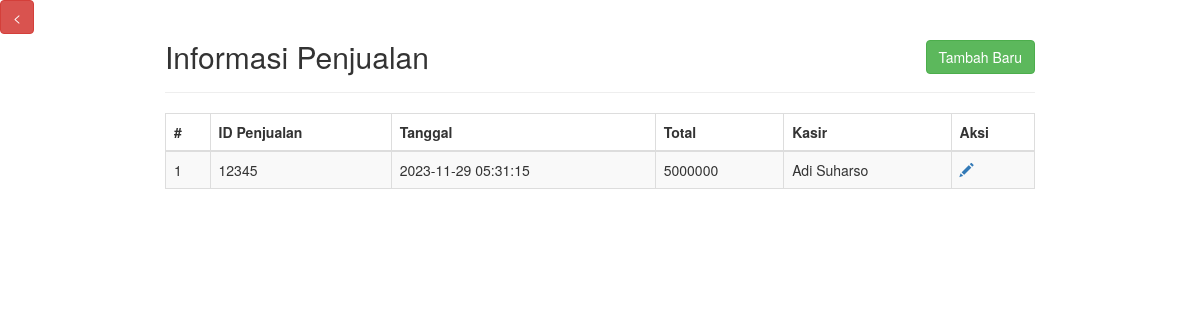
Screenshot of /admin/penjualan/index.php (signed in) with the database file from the repository.
### tables this page shows
CREATE TABLE `rf_penjualan` (
  `id_penjualan` int(11) NOT NULL,
  `waktu_transaksi` datetime NOT NULL,
  `total` float NOT NULL,
  `id_kasir` int(11) DEFAULT NULL
);

CREATE TABLE `kasir` (
  `id_kasir` int(25) NOT NULL,
  `nama_kasir` varchar(50) NOT NULL,
  `alamat` varchar(255) NOT NULL,
  `telp` varchar(25) NOT NULL,
  `nomor_ktp` varchar(50) NOT NULL,
  `username` varchar(50) NOT NULL,
  `password` varchar(50) NOT NULL
);

### admin/penjualan/index.php (the view, shortened to what this page needs)
<!DOCTYPE html>
<html>
<head>
    <link rel="stylesheet" type="text/css" href="https://maxcdn.bootstrapcdn.com/bootstrap/3.4.1/css/bootstrap.css">
<body>
    <a href="../index.php" class="btn btn-danger pull-left">
        <</a>
            <div class="wrapper">
                <div class="container-fluid">
                    <div class="row">
                        <div class="col-md-12">
                            <div class="page-header clearfix">
                                <h2 class="pull-left">Informasi Penjualan</h2>
                                <a href="tampil_add.php" class="btn btn-success pull-right">Tambah Baru</a>
                            </div>
                            <?php
                            require "../../koneksi.php";
                            $i = 1;
                            $sql = "SELECT
                                g.id_penjualan,
                                g.waktu_transaksi,
                                g.total,
                                k.nama_kasir
                            FROM
                                rf_penjualan g
                            INNER JOIN
                                kasir k
                            ON
                                g.id_kasir = k.id_kasir";
                            if ($result = mysqli_query($koneksi, $sql)) {
                                if (mysqli_num_rows($result) > 0) {
                                    echo "<table class='table table-bordered table-striped'>";
                                    echo "<thead>";
                                    echo "<tr>";
                                    echo "<th>#</th>";
                                    echo "<th>ID Penjualan</th>";
                                    echo "<th>Tanggal</th>";
                                    echo "<th>Total</th>";
                                    echo "<th>Kasir</th>";
                                    echo "<th>Aksi</th>";
                                    echo "</tr>";
                                    echo "</thead>";
                                    echo "<tbody>";
                                    while ($row = mysqli_fetch_array($result)) {
                                        echo "<tr>";
                                        echo "<td>" . $i;
                                        $i++ . "</td>";
                                        echo "<td>" . $row['id_penjualan'] . "</td>";
                                        echo "<td>" . $row['waktu_transaksi'] . "</td>";
                                        echo "<td>" . $row['total'] . "</td>";
                                        echo "<td>" . $row['nama_kasir'] . "</td>";
                                        echo "<td><a href='tampil_edit.php?id=" . $row['id_penjualan'] . "' title='Update Data' data-toggle='tooltip'><span class='glyphicon glyphicon-pencil'></span></a></td>";
                                        echo "</tr>";
                                    }
                                    echo "</tbody>";
                                    echo "</table>";
                                } else {
                                    echo "<p class='lead'><em>Tidak ada data ditemukan.</em></p>";
                                }
                            } else {
                                echo "ERROR: " . mysqli_error($koneksi);
                            }
                            ?>
                        </div>
                    </div>
                </div>
            </div>
</body>
</html>

### admin/penjualan/index.php (style rules this page uses)
.wrapper { width: 900px; margin: 0 auto; }
.page-header h2 { margin-top: 0; }
table tr td:last-child a { margin-right: 15px; }

### rows the page displays
rf_penjualan: id_penjualan "12345", waktu_transaksi "2023-11-29 05:31:15", total "5000000", id_kasir.nama_kasir "Adi Suharso"
